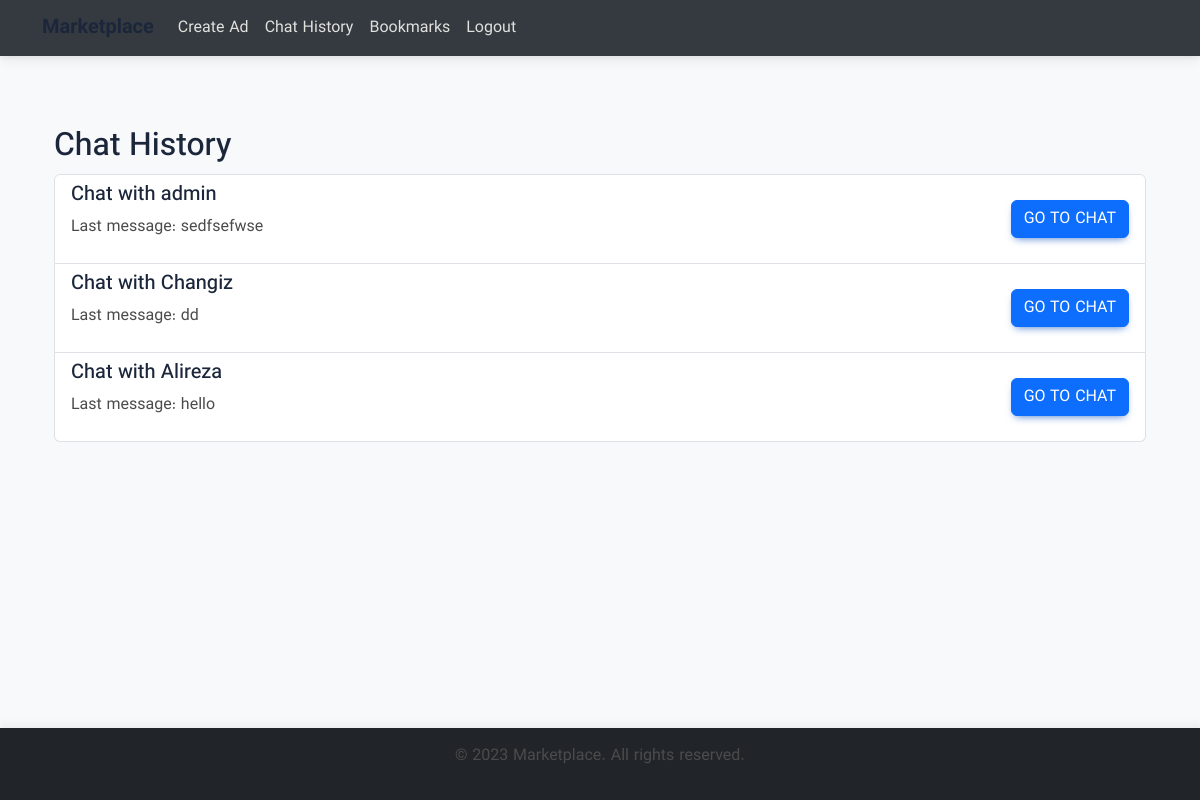
Page /chat-history/ (signed in) on the committed database.
### Main/models.py (models this page shows, shortened)
class Room(models.Model):
    user1 = models.ForeignKey(settings.AUTH_USER_MODEL, related_name='user1_rooms', on_delete=models.CASCADE)
    user2 = models.ForeignKey(settings.AUTH_USER_MODEL, related_name='user2_rooms', on_delete=models.CASCADE)
    created_at = models.DateTimeField(auto_now_add=True)
    token = models.CharField(max_length=10, unique=True, blank=True, null=True)
    class Meta:
        unique_together = ('user1', 'user2')

class Users(AbstractBaseUser, PermissionsMixin):
    id = models.AutoField(primary_key=True)
    username = models.CharField(_("username"), unique=True, max_length=50)
    email = models.EmailField(_("email address"), unique=True)
    is_staff = models.BooleanField(default=False)
    is_active = models.BooleanField(default=True)
    date_joined = models.DateTimeField(default=timezone.now)
    first_name = models.CharField(max_length=20)
    last_name = models.CharField(max_length=30, blank=True)
    phone_number = models.CharField(max_length=20)
    slug = models.SlugField(max_length=200, unique=True)
    USERNAME_FIELD = "username"
    REQUIRED_FIELDS = []
    objects = CustomUserManager()

class Message(models.Model):
    room = models.ForeignKey(Room, related_name='messages', on_delete=models.CASCADE)
    sender = models.ForeignKey(settings.AUTH_USER_MODEL, on_delete=models.CASCADE)
    content = models.TextField()
    timestamp = models.DateTimeField(auto_now_add=True)
    updated_at = models.DateTimeField(auto_now=True)

### Main/views.py (the view)
# urls.py: path('chat-history/', chat_history, name='chat_history'),
@login_required
def chat_history(request):
    rooms = Room.objects.filter(user1=request.user) | Room.objects.filter(user2=request.user)
    return render(request, 'Chat/chat_history.html', {'rooms': rooms})

### templates/Chat/chat_history.html
{% extends "base.html" %}
{% block content %}
<div class="container mt-5">
    <h2>Chat History</h2>
    <div class="list-group">
        {% if rooms %}
            {% for room in rooms %}
            <div class="list-group-item d-flex justify-content-between align-items-center">
                <div>
                    <h5>Chat with
                        {% if request.user == room.user1 %}
                            {{ room.user2.username }}
                        {% else %}
                            {{ room.user1.username }}
                        {% endif %}
                    </h5>
                    <p>Last message:
                        {% with room.messages.last as last_message %}
                            {{ last_message.content }}
                        {% endwith %}
                    </p>
                </div>
                <a href="{% url 'room_detail' token=room.token %}" class="btn btn-primary">Go to Chat</a>
            </div>
            {% endfor %}
        {% else %}
            <p>No chat history available.</p>
        {% endif %}
    </div>
</div>
{% endblock %}

### static/css/styles.css (style rules this page uses)
body { display: flex; flex-direction: column; min-height: 100vh; margin: 0; background-color: #f1f1f1; font-family: "IRANSansX", "Roboto", sans-serif; }
h1, h2, h3, h4, h5, h6 { font-family: "IRANSansX", "Roboto", sans-serif; color: #1b263b; }
p, li, a { font-family: "IRANSansX", "Roboto", sans-serif; font-weight: 400; color: #4b4b4b; }

### templates/base.html (style rules this page uses)
body { background-color: #f8f9fa; color: #212529; }

### rows in the picture
Room: user2.username "admin", messages.last.content "sedfsefwse"
Room: user1.username "Changiz", messages.last.content "dd"
Room: user1.username "Alireza", messages.last.content "hello"
